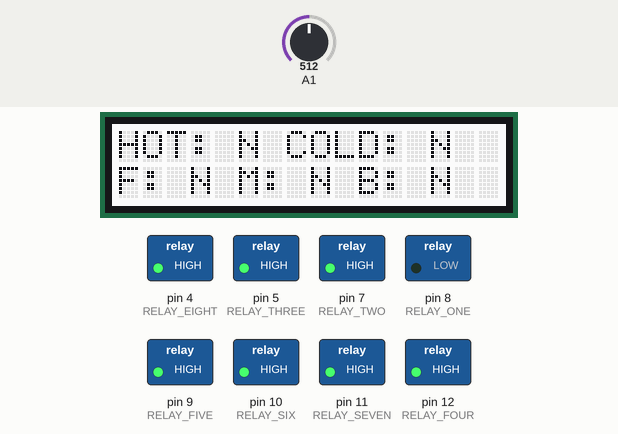
Recording of a sketch running on a simulated Arduino Uno, built with avr-gcc and run on an emulated ATmega328P. Shown: 16×2 character LCD, switched loads named in the sketch (green lamp = pin HIGH). Dashed ring = blinking. Inputs (shaded band) come from the test bench; at power-on: A1 = 512.

Above: at 6.28 s.
6.8 s: A1 set to 468
8.3 s: A1 set to 446
At 8.85 s:
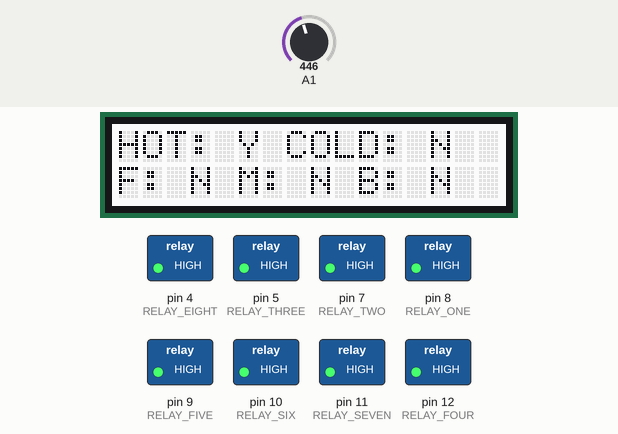
10.7 s: A1 set to 411
At 11.14 s:
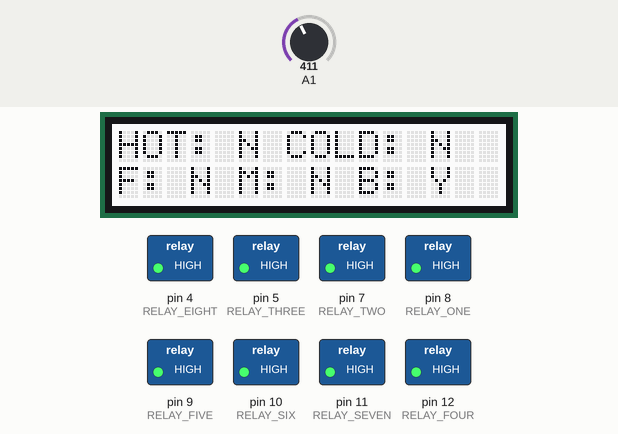
13.0 s: A1 set to 470
At 13.71 s:
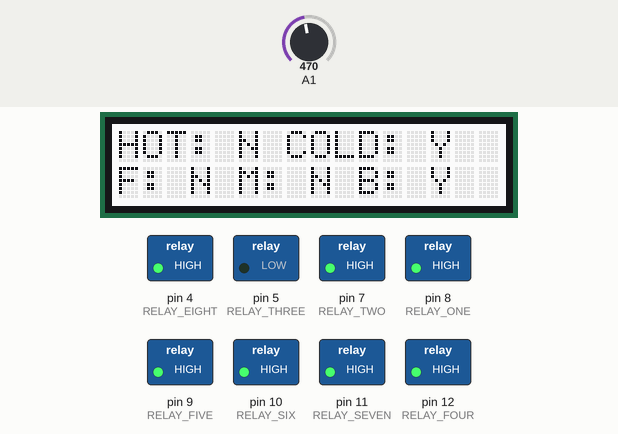
15.6 s: A1 set to 450
At 16.29 s:
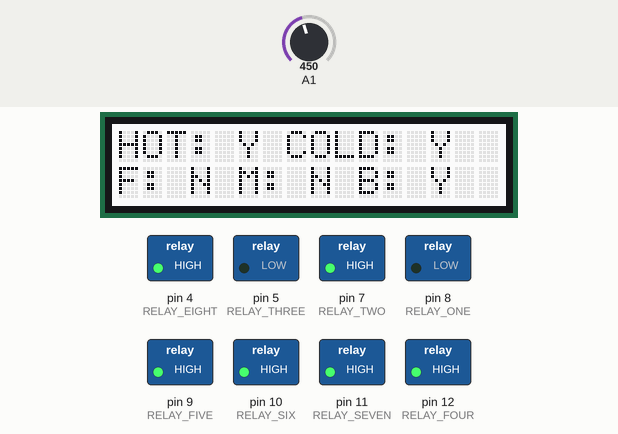
18.2 s: A1 set to 511
At 18.86 s:
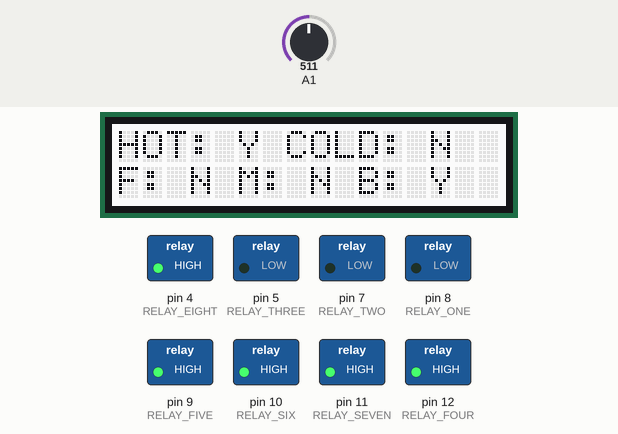
Timing chart, 0 to 21.7 s (numbered marks = the images above; inputs shaded):
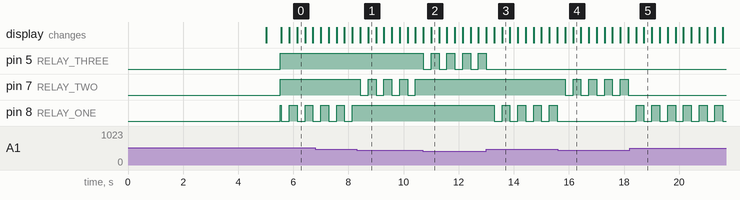

Measured:
- the behaviour switches between 460 and 459 on A1 (found by bisection; images 0 and 1)
- the behaviour switches between 420 and 419 on A1 (found by bisection; images 1 and 2)
- after the input at 8.3 s, pin 7 (RELAY_TWO): alternates HIGH for 0.29 s and LOW for 0.29 s, starting after 0.13 s; pin 8 (RELAY_ONE): stops changing and stays HIGH; the display: first differs from a run without the input after 0.41 s (image 1)
- after the input at 10.7 s, pin 5 (RELAY_THREE): alternates HIGH for 0.29 s and LOW for 0.29 s, starting at once; pin 7 (RELAY_TWO): stops changing and stays HIGH; the display: first differs from a run without the input after 0.30 s (image 2)
- after the input at 13.0 s, pin 5 (RELAY_THREE): stops changing and stays LOW; pin 8 (RELAY_ONE): alternates HIGH for 0.29 s and LOW for 0.29 s, starting after 0.29 s; the display: first differs from a run without the input after 0.57 s (image 3)
- after the input at 15.6 s, pin 7 (RELAY_TWO): alternates HIGH for 0.29 s and LOW for 0.29 s, starting after 0.26 s; pin 8 (RELAY_ONE): stops changing and stays LOW; the display: first differs from a run without the input after 0.55 s (image 4)
- after the input at 18.2 s, pin 7 (RELAY_TWO): stops changing and stays LOW; pin 8 (RELAY_ONE): alternates HIGH for 0.29 s and LOW for 0.29 s, starting after 0.24 s; the display: first differs from a run without the input after 0.52 s (image 5)
- by itself, pin 8 (RELAY_ONE): alternates HIGH for 0.29 s and LOW for 0.29 s

The sketch:

AirConditioner.ino
```cpp
#include "rgb_lcd.h"
#include <string.h>
#define BAUD_RATE 9600

#define RELAY_ONE 8
#define RELAY_TWO 7
#define RELAY_THREE 5
#define RELAY_FOUR 12 //Does not work (mechanical problem)
#define RELAY_FIVE 9
#define RELAY_SIX 10
#define RELAY_SEVEN 11
#define RELAY_EIGHT 4

#define RELAY_COLD RELAY_ONE
#define RELAY_HOT RELAY_TWO
#define RELAY_THERMO_BACK RELAY_THREE
#define RELAY_THERMO_MIDDLE RELAY_FIVE
#define RELAY_THERMO_FRONT RELAY_SIX

#define btnONE 1
#define btnTWO 2
#define btnTHREE 3
#define btnFOUR 4
#define btnFIVE 5
#define btnSIX 6
#define btnSEVEN 7
#define btnEIGHT 8
#define btnNINE 9
#define btnTEN 10
#define btnELEVEN 11
#define btnTWELVE 12
#define btnNONE 0

int coldPump = 1;
int hotPump = 1;
int thermoelectricPlateBack = 1;
int thermoelectricPlateMiddle = 1;
int thermoelectricPlateFront = 1;
int debug = 1;
String incommingCommand = "";
char incommingByte;


int read_button_values() // Gets joystick position
{
  if ((analogRead(1)) >= 20 && (analogRead(1) < 60)) return btnTWELVE;
  else if (analogRead(1) >= 60 && analogRead(1) < 100) return btnELEVEN;
  else if (analogRead(1) >= 100 && analogRead(1) < 140) return btnTEN;
  else if (analogRead(1) >= 140 && analogRead(1) < 180) return btnNINE;
  else if (analogRead(1) >= 180 && analogRead(1) < 220) return btnEIGHT;
  else if (analogRead(1) >= 220 && analogRead(1) < 260) return btnSEVEN;
  else if (analogRead(1) >= 260 && analogRead(1) < 300) return btnSIX;
  else if (analogRead(1) >= 300 && analogRead(1) < 340) return btnFIVE;
  else if (analogRead(1) >= 340 && analogRead(1) < 380) return btnFOUR;
  else if (analogRead(1) >= 380 && analogRead(1) < 420) return btnTHREE;
  else if (analogRead(1) >= 420 && analogRead(1) < 460) return btnTWO;
  else if (analogRead(1) >= 460) return btnONE;
  else return btnNONE;
}

int update_status() {
  switch (coldPump) {
    case (0): {
        digitalWrite(RELAY_COLD, LOW);
        break;
      }
    case (1): {
        digitalWrite(RELAY_COLD, HIGH);
        break;
      }
  }
  switch (hotPump) {
    case (0): {
        digitalWrite(RELAY_HOT, LOW);
        break;
      }
    case (1): {
        digitalWrite(RELAY_HOT, HIGH);
        break;
      }
  }
  switch (thermoelectricPlateBack) {
    case (0): {
        digitalWrite(RELAY_THERMO_BACK, LOW);
        break;
      }
    case (1): {
        digitalWrite(RELAY_THERMO_BACK, HIGH);
        break;
      }
  }
  switch (thermoelectricPlateMiddle) {
    case (0): {
        digitalWrite(RELAY_THERMO_MIDDLE, LOW);
        break;
      }
    case (1): {
        digitalWrite(RELAY_THERMO_MIDDLE, HIGH);
        break;
      }
  }
  switch (thermoelectricPlateFront) {
    case (0): {
        digitalWrite(RELAY_THERMO_FRONT, LOW);
        break;
      }
    case (1): {
        digitalWrite(RELAY_THERMO_FRONT, HIGH);
        break;
      }
  }
}


rgb_lcd lcd;

void refresh() {
  lcd.clear();
  lcd.print("HOT: ");
  if (hotPump == 1) lcd.print("N ");
  if (hotPump == 0) lcd.print("Y ");
  lcd.print("COLD: ");
  if (coldPump == 1) lcd.print("N ");
  if (coldPump == 0) lcd.print("Y ");
  lcd.setCursor(0, 1);
  lcd.print("F: ");
  if (thermoelectricPlateFront == 1) lcd.print("N ");
  if (thermoelectricPlateFront == 0) lcd.print("Y ");
  lcd.print("M: ");
  if (thermoelectricPlateMiddle == 1) lcd.print("N ");
  if (thermoelectricPlateMiddle == 0) lcd.print("Y ");
  lcd.print("B: ");
  if (thermoelectricPlateBack == 1) lcd.print("N ");
  if (thermoelectricPlateBack == 0) lcd.print("Y ");
}

void read_serial() {
  if (Serial.available() > 0) {
    while (Serial.available()) {
      incommingByte = Serial.read();
      incommingCommand.concat(incommingByte);
      delay(1);
    }
    Serial.println(incommingCommand);
    incommingCommand = "";
  }
}

int checkState () {
  switch (thermoelectricPlateBack + thermoelectricPlateFront + thermoelectricPlateMiddle + hotPump + coldPump) {
    case 0: {
        return 0;
      }
    case 5: {
        return 1;
      }
    default: {
        return 2;
      }
  }
}

/*=-=-=-=-=-=-=-=-=-=-=-=-=-=-=-=-=-=-=-=-=-=-=-=-=-=-=-=-=-=-=-=-=-=-=-=-=-=-=-=-=-=-=-=-=-=-=-=-=-=-=-=-=-=-=-=-=-=-=-=-=-=-=-=-=*/

void setup() {
  // Initialize communication (serial, 9600 baud)
  lcd.begin(16, 2);
  lcd.setCursor(0, 0);
  lcd.setRGB(255, 255, 255);

  //Begin serial connection
  Serial.begin(BAUD_RATE);

  while ((Serial.available() == 0) && (millis() < 5000));

  if (Serial.available() > 0)
  {
    Serial.read();
    lcd.print("Serial: ");
    lcd.print(BAUD_RATE);
    lcd.print("bd");
    debug = 0;
  }
  else
  {
    lcd.print("Serial: N/A");
  }
  if (debug == 0) Serial.println("Serial connection established!");

  delay(500);

  if (debug == 0) Serial.println("Relay one connected");
  pinMode(RELAY_ONE, OUTPUT);
  if (debug == 0) Serial.println("Relay two connected");
  pinMode(RELAY_TWO, OUTPUT);
  if (debug == 0) Serial.println("Relay three connected");
  pinMode(RELAY_THREE, OUTPUT);
  if (debug == 0) Serial.println("Relay four connected");
  pinMode(RELAY_FOUR, OUTPUT);
  if (debug == 0) Serial.println("Relay five connected");
  pinMode(RELAY_FIVE, OUTPUT);
  if (debug == 0) Serial.println("Relay six connected");
  pinMode(RELAY_SIX, OUTPUT);
  if (debug == 0) Serial.println("Relay seven connected");
  pinMode(RELAY_SEVEN, OUTPUT);
  if (debug == 0) Serial.println("Relay eight connected");
  pinMode(RELAY_EIGHT, OUTPUT);

  if (debug == 0) Serial.println("Press any button on keypad");

  lcd.clear();
  lcd.setCursor(0, 0);
  lcd.print("Press any key...");

  while (analogRead(1) < 30) {
    delay(1);
  }

  if (debug == 0) Serial.println("Testing relay one");
  digitalWrite(RELAY_ONE, HIGH);
  if (debug == 0) Serial.println("Testing relay two");
  digitalWrite(RELAY_TWO, HIGH);
  if (debug == 0) Serial.println("Testing relay three");
  digitalWrite(RELAY_THREE, HIGH);
  if (debug == 0) Serial.println("Testing relay four");
  digitalWrite(RELAY_FOUR, HIGH);
  if (debug == 0) Serial.println("Testing relay five");
  digitalWrite(RELAY_FIVE, HIGH);
  if (debug == 0) Serial.println("Testing relay six");
  digitalWrite(RELAY_SIX, HIGH);
  if (debug == 0) Serial.println("Testing relay seven");
  digitalWrite(RELAY_SEVEN, HIGH);
  if (debug == 0) Serial.println("Testing relay eight");
  digitalWrite(RELAY_EIGHT, HIGH);

  if (debug == 0) Serial.println("Launching UI...");
  if (debug == 0) Serial.println("");
  if (debug == 0) Serial.println("=-=-=-=-=-=-=-=-=-=-=-=-=-=-=-=-=-=-=-=-=-=-=-=-=-=-=-=-=-=-=-=");

  refresh();
}

void loop() {

  while (read_button_values() != btnNONE) {
    // 0 is ON
    // 1 is OFF
    /*
      lcd.clear();
      lcd.setCursor(0, 0);
      lcd.print("Analog Input: ");
      lcd.setCursor(0, 1);
      lcd.print(analogRead(1));
    */
    switch (read_button_values()) {
      case (btnONE):
        {
          if (debug == 0) Serial.println("Recieved input: 1");
          if (coldPump == 0) {
            coldPump = 1;
            if (debug == 0) Serial.println("Hot pump is: OFF");
          } else {
            coldPump = 0;
            if (debug == 0) Serial.println("Hot pump is: ON");
          }
          update_status();
          delay(250);
          break;
        }
      case (btnTWO):
        {
          if (debug == 0) Serial.println("Recieved input: 2");
          if (hotPump == 0) {
            hotPump = 1;
            if (debug == 0) Serial.println("Cold pump is: OFF");
          } else {
            hotPump = 0;
            if (debug == 0) Serial.println("Hot pump is: ON");
          }
          update_status();
          delay(250);
          break;
        }
      case (btnTHREE):
        {
          if (debug == 0) Serial.println("Recieved input: 3");
          if (thermoelectricPlateBack == 0) {
            thermoelectricPlateBack = 1;
            if (debug == 0) Serial.println("Back thermoelectric plate is: OFF");
          } else {
            thermoelectricPlateBack = 0;
            if (debug == 0) Serial.println("Back thermoelectric plate is: ON");
          }
          update_status();
          delay(250);
          break;
        }
      case (btnFOUR):
        {
          if (debug == 0) Serial.println("Recieved input: 4");
          if (thermoelectricPlateMiddle == 0) {
            thermoelectricPlateMiddle = 1;
            if (debug == 0) Serial.println("Middle thermoelectric plate is: OFF");
          } else {
            thermoelectricPlateMiddle = 0;
            if (debug == 0) Serial.println("Middle thermoelectric plate is: ON");
          }
          update_status();
          delay(250);
          break;
        }
      case (btnFIVE):
        {
          if (debug == 0) Serial.println("Recieved input: 5");
          if (thermoelectricPlateFront == 0) {
            thermoelectricPlateFront = 1;
            if (debug == 0) Serial.println("Front thermoelectric plate is: OFF");
          } else {
            thermoelectricPlateFront = 0;
            if (debug == 0) Serial.println("Front thermoelectric plate is: ON");
          }
          update_status();
          delay(250);
          break;
        }
      case (btnSIX):
        {
          if (debug == 0) Serial.println("Recieved input: 6");
          if (checkState() != 2) {
            if (coldPump == 0) {
              coldPump = 1;
              if (debug == 0) Serial.println("Hot pump is: OFF");
            } else {
              coldPump = 0;
              if (debug == 0) Serial.println("Hot pump is: ON");
            }
            if (hotPump == 0) {
              hotPump = 1;
              if (debug == 0) Serial.println("Cold pump is: OFF");
            } else {
              hotPump = 0;
              if (debug == 0) Serial.println("Hot pump is: ON");
            }
            if (thermoelectricPlateBack == 0) {
              thermoelectricPlateBack = 1;
              if (debug == 0) Serial.println("Back thermoelectric plate is: OFF");
            } else {
              thermoelectricPlateBack = 0;
              if (debug == 0) Serial.println("Back thermoelectric plate is: ON");
            }
            if (thermoelectricPlateMiddle == 0) {
              thermoelectricPlateMiddle = 1;
              if (debug == 0) Serial.println("Middle thermoelectric plate is: OFF");
            } else {
              thermoelectricPlateMiddle = 0;
              if (debug == 0) Serial.println("Middle thermoelectric plate is: ON");
            }
            if (thermoelectricPlateFront == 0) {
              thermoelectricPlateFront = 1;
              if (debug == 0) Serial.println("Front thermoelectric plate is: OFF");
            } else {
              thermoelectricPlateFront = 0;
              if (debug == 0) Serial.println("Front thermoelectric plate is: ON");
            }
          }
          update_status();
          delay(250);
          break;
        }
      case (btnSEVEN):
        {
          break;
        }
      case (btnEIGHT):
        {
          break;
        }
      default: {
          update_status();
        }
    }

    refresh();
  }
}
```
